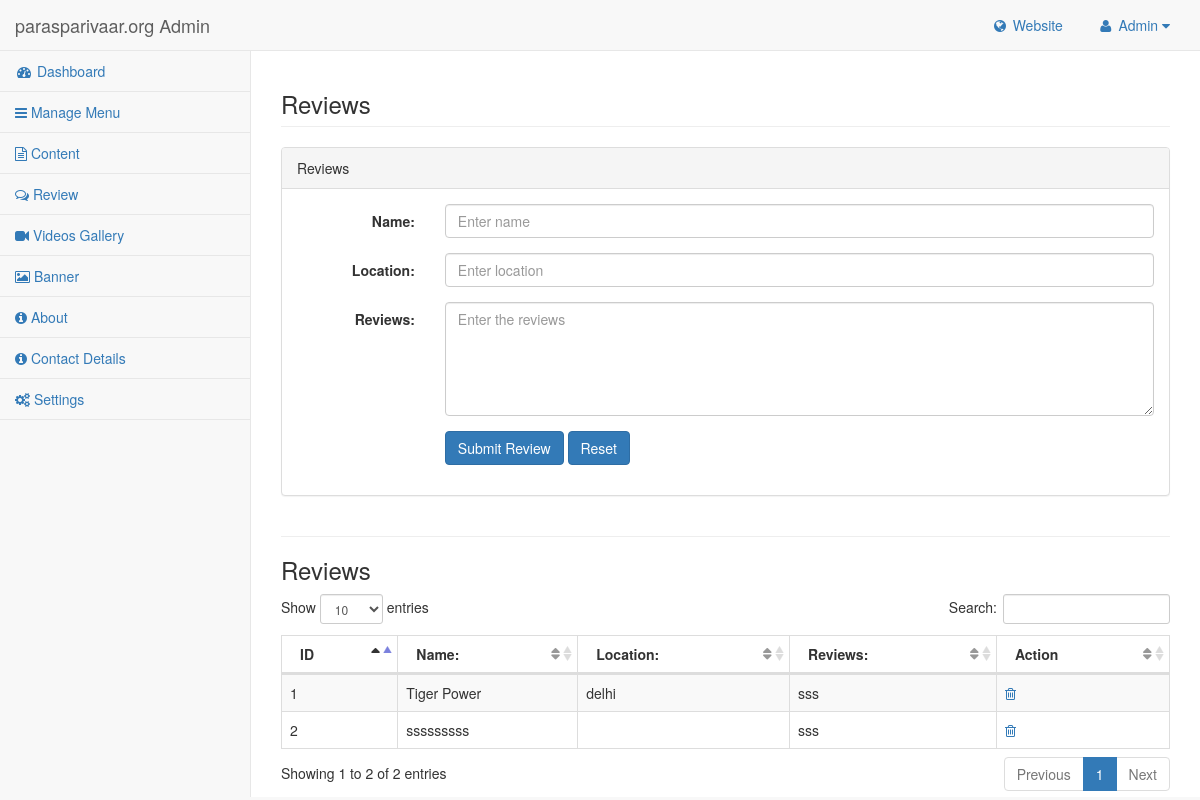
The app's page /reviews.php (signed in) with its own data.
### tables this page shows
CREATE TABLE `reviews` (
  `id` int(11) NOT NULL,
  `review` varchar(500) NOT NULL,
  `location` varchar(250) NOT NULL,
  `name` varchar(250) NOT NULL,
  `uploaddate` datetime NOT NULL
);

### app/reviews.php (the view, shortened to what this page needs)
<?php
require_once('functions.php');
$reviewslisttable="";
      $reviewslisttablestm=selectData("SELECT * FROM `reviews` ORDER BY `reviews`.`id` DESC");
      if (count($reviewslisttablestm)>0) {
            $i=1;
            foreach ($reviewslisttablestm as $value) {
                  $reviewslisttable.= '
                  <tr>
                  <td>'.$i++.'</td>
                  <td>'.$value->name.'</td>
                  <td>'.$value->location.'</td>
                  <td>'.$value->review.'</td>
                  <td>
                  <a class="deleteclass" href="reviews.php?delete_review='.$value->id.'" title="delete">
                  <i class="fa fa-trash-o" ></i>
                  </a>
                  </td>
                  </tr>';
            }
      }
?>

### header.php (shortened to what this page needs)
<!DOCTYPE html>
<html lang="en">
<head>
    <link href="<?php  getBaseUrl('assets/vendor/bootstrap/css/bootstrap.min.css'); ?>" rel="stylesheet">
    <link href="<?php  getBaseUrl('assets/vendor/metisMenu/metisMenu.min.css'); ?>" rel="stylesheet">
    <link href="<?php getBaseUrl('assets/dist/css/sb-admin-2.css'); ?>" rel="stylesheet">
    <link href="<?php getBaseUrl('assets/vendor/font-awesome/css/font-awesome.min.css');?>" rel="stylesheet" type="text/css">
     <link href="<?php getBaseUrl('assets/vendor/datatables-plugins/dataTables.bootstrap.css'); ?>" rel="stylesheet">
    <link href="<?php getBaseUrl('assets/vendor/datatables-responsive/dataTables.responsive.css');?>" rel="stylesheet">
    <link href="<?php getBaseUrl('assets/vendor/morrisjs/morris.css'); ?>" rel="stylesheet">
</head>
<body>
    <div id="wrapper">
        <nav class="navbar navbar-default navbar-static-top" role="navigation" style="margin-bottom: 0">
            <div class="navbar-header">
                <a class="navbar-brand" href="index.php"><?php echo $AdminPanelName; ?> Admin</a>
            </div>
            <ul class="nav navbar-top-links navbar-right">
                <li>
                    <a target="_blank" href="<?php echo getBaseUrl('../'); ?>" title="Visit your website">
                        <i class="fa fa-globe fa-fw"></i>  Website
                    </a>
                </li>
                <li class="dropdown">
                    <a class="dropdown-toggle" data-toggle="dropdown" href="#">
                         <i class="fa fa-user fa-fw"></i> <?php if(!empty($_SESSION['username'])){ echo ucfirst($_SESSION['username']); }?> <i class="fa fa-caret-down"></i>
                    </a>
                </li>
            </ul>
            <div class="navbar-default sidebar" role="navigation">
                <div class="sidebar-nav navbar-collapse">
                    <ul class="nav" id="side-menu">
                        <li>
                            <a href="<?php getBaseUrl('dashboard.php');?>"><i class="fa fa-dashboard fa-fw"></i> Dashboard</a>
                        </li>
                        <li>
                            <a href="<?php getBaseUrl('menu.php');?>"><i class="fa fa-bars" aria-hidden="true"></i> Manage Menu</a>
                        </li>
                         <li>
                            <a href="<?php getBaseUrl('content.php');?>"><i class="fa fa-file-text-o" aria-hidden="true"></i> Content</a>
                        </li>
                          <li>
                            <a href="<?php getBaseUrl('reviews.php');?>"><i class="fa fa-comments-o" aria-hidden="true"></i> Review</a>
                        </li>
                          <li>
                            <a href="<?php getBaseUrl('videos.php');?>"><i class="fa fa-video-camera" aria-hidden="true"></i> Videos Gallery</a>
                        </li>
                        <li>
                            <a href="<?php getBaseUrl('banner.php');?>"><i class="fa fa-image" aria-hidden="true"></i> Banner</a>
                        </li>
                        <li>
                            <a href="<?php getBaseUrl('about.php');?>"><i class="fa fa-info-circle" aria-hidden="true"></i> About</a>
                        </li>
                        <li>
                            <a href="<?php getBaseUrl('contact-details.php');?>"><i class="fa fa-info-circle" aria-hidden="true"></i> Contact Details</a>
                        </li>
                        <li>
                            <a href="<?php getBaseUrl('settings.php');?>"><i class="fa fa-gears" aria-hidden="true"></i> Settings</a>
                        </li>
                    </ul>
                </div>
            </div>
        </nav>

### app/functions.php (shortened to what this page needs)
<?php
function db_connection(){
include('config.php');
try {
    $conn = new PDO("mysql:host=$servername;dbname=$database", $user, $pass);
    $conn->setAttribute(PDO::ATTR_ERRMODE, PDO::ERRMODE_EXCEPTION);
    if ($conn){
    return $conn;
    }else{
    	echo 'Please check your Database Connection, Thank you. ';
    	exit();
	    }
    }
catch(PDOException $e)
    {
    echo "Connection failed: " . $e->getMessage();
    }
}
function getBaseUrl($link=null)
{
  $currentPath = $_SERVER['PHP_SELF'];
    $pathInfo = pathinfo($currentPath);
    $hostName = $_SERVER['HTTP_HOST'];
      if (isset($_SERVER['HTTPS']) &&
    ($_SERVER['HTTPS'] == 'on' || $_SERVER['HTTPS'] == 1) ||
    isset($_SERVER['HTTP_X_FORWARDED_PROTO']) &&
    $_SERVER['HTTP_X_FORWARDED_PROTO'] == 'https') {
  $protocol = 'https://';
}
else {
  $protocol = 'http://';
}
  if(!empty($link)){
    $url=$protocol.$hostName.$pathInfo['dirname']."/".$link;
  }else{
    $url=$protocol.$hostName.$pathInfo['dirname']."/";
  }
  echo $url;
}
function selectData($query){
	$selectDatas = array();
    $conn=db_connection();
	$stmt = $conn->prepare($query);
    $stmt->execute();
   while ($row = $stmt->fetchObject()) {
 	$obj = $row;
	array_push($selectDatas, $obj);
	}
	return $selectDatas;
}
?>

### reviews.php
<?php include_once('app/reviews.php'); ?>
<?php include_once('header.php');?>
        <div id="page-wrapper">
            <div class="row">
                <div class="col-lg-12">
                    <h3 class="page-header">Reviews</h3>
                </div>
            </div>
          <div class="row">
                <div class="col-lg-12">
                    <div class="panel panel-default">
                        <div class="panel-heading">
                          Reviews<span id="pagetitle" ></span>
                        </div>
                        <div class="panel-body">
                            <div class="row">
                            <div class="col-lg-12" >
<form class="form-horizontal" action="" method="post" enctype="multipart/form-data">
<div class="form-group">
   <label class="control-label col-sm-2" for="name">Name:</label>
      <div class="col-sm-10">
        <input type="text" name="name" value="" required="required" placeholder="Enter name" class="form-control">
      </div>
</div>
<div class="form-group">
   <label class="control-label col-sm-2" for="location">Location:</label>
      <div class="col-sm-10">
        <input type="text" name="location" value="" placeholder="Enter location" class="form-control">
      </div>
</div>
<div class="form-group">
   <label class="control-label col-sm-2" for="reviews">Reviews:</label>
      <div class="col-sm-10">
        <textarea name="reviews" id="reviews" class="form-control" rows="5" placeholder="Enter the reviews" required="required"></textarea>
      </div>
</div>
   <div class="form-group">
      <div class="col-sm-offset-2 col-sm-8">
        <button type="submit" name="submitreviews" id="submitreviews" class="btn btn-primary">Submit Review</button>
        <a href="" name="reset" class="btn btn-primary">Reset</a>
      </div>
    </div>
  </form>
                                </div>
                            </div>
                        </div>
                    </div>
                </div>
                    <div class="col-md-12 col-lg-12" >
                                        <hr>
                                    <h3>Reviews</h3>
                                     <table width="100%" class="table table-striped table-bordered table-hover" id="dataTables-example">
                                <thead>
                                    <tr>
                                        <th>ID</th>
                                        <th>Name: </th>
                                        <th>Location:</th>
                                        <th>Reviews:</th>
                                        <th>Action</th>
                                    </tr>
                                </thead>
                                <tbody>
                                  <?php echo $reviewslisttable; ?>
                                </tbody>
                            </table>
                                </div>
            </div>
        </div>
   <?php include_once('footer.php'); ?>

### footer.php (shortened to what this page needs)
 </div>
</body>
</html>

### records on screen
reviews: name "Tiger Power", location "delhi", review "sss"
reviews: name "sssssssss", review "sss"

### other values on screen
$AdminPanelName "parasparivaar.org"
$_SESSION['username'] "Admin"
